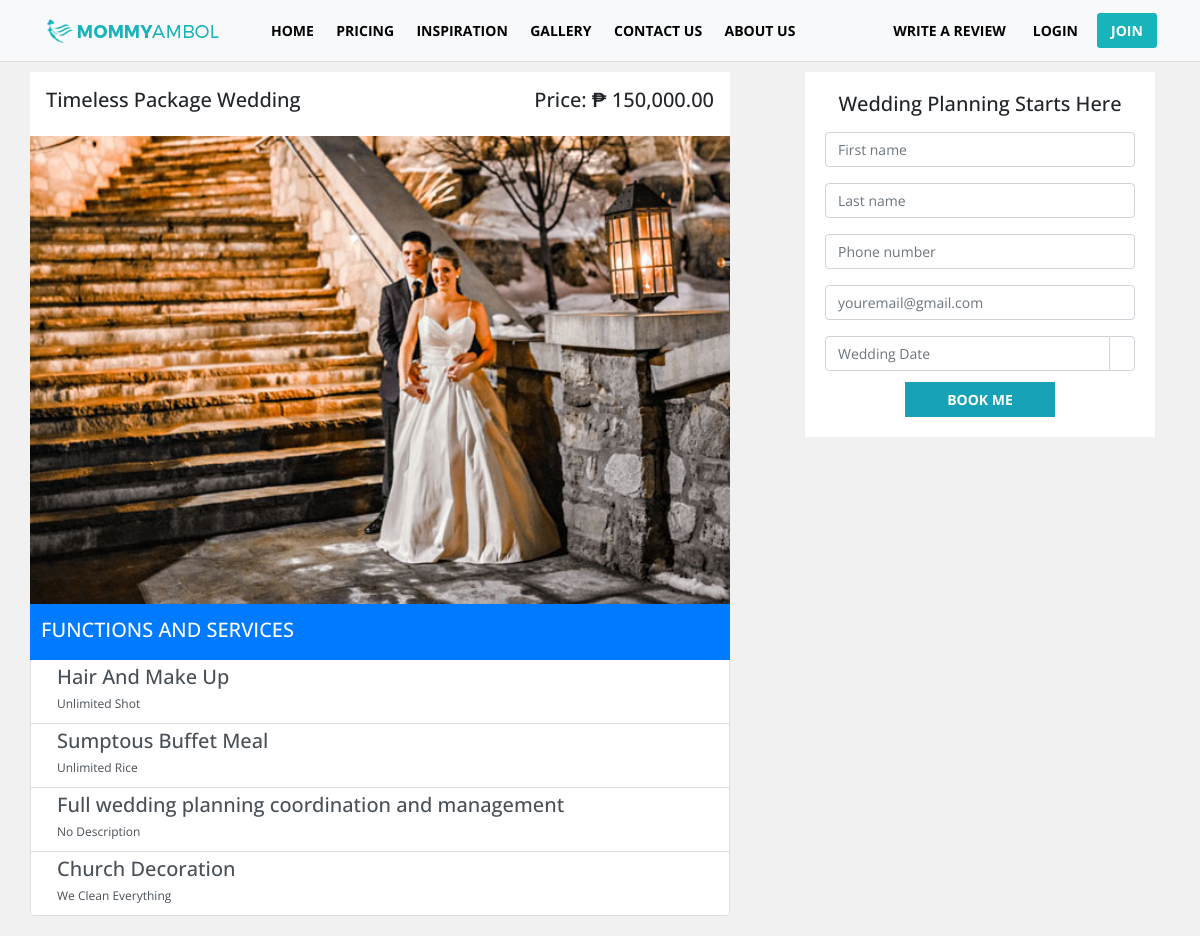
Page /package_detail.php?id=3 on the earlier database version.
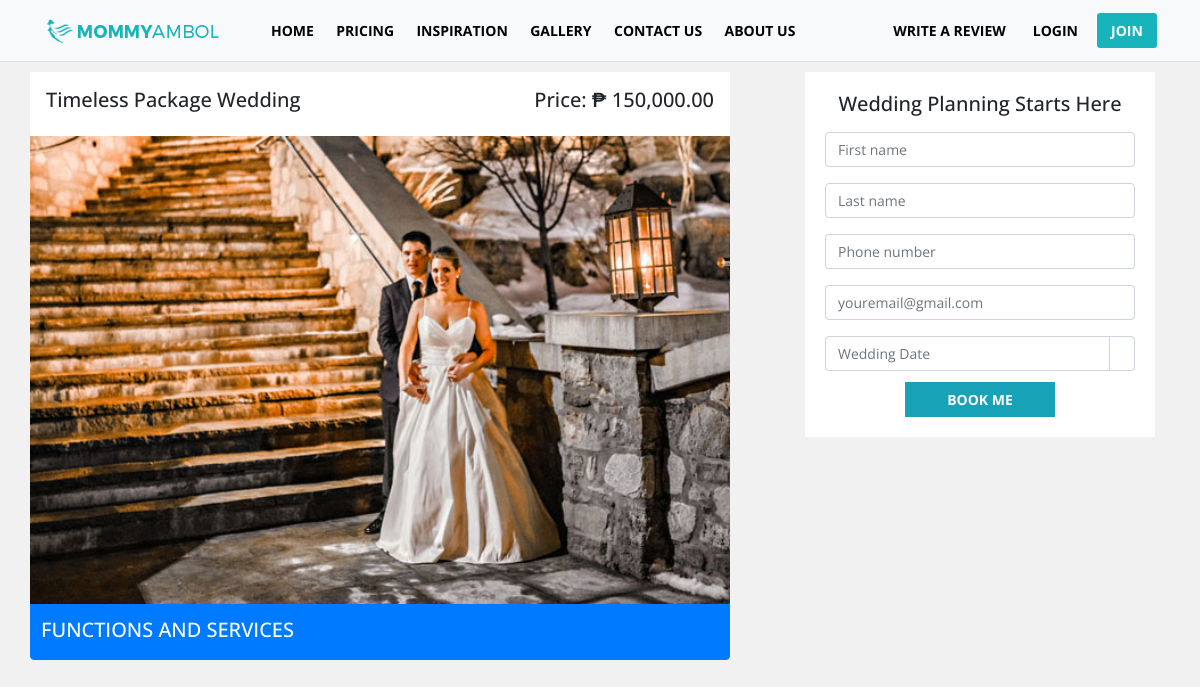
Same page on the later database version.
### tables this page shows
CREATE TABLE `tblweddingcategories` (
  `id` int(11) NOT NULL,
  `wedding_type` varchar(100) NOT NULL,
  `price` decimal(10,2) NOT NULL,
  `preview_image` text NOT NULL
);

CREATE TABLE `tbl_features` (
  `feature_id` int(11) NOT NULL,
  `category_id` int(11) NOT NULL,
  `title` varchar(100) NOT NULL,
  `description` text NOT NULL
);

### admin/include/database.php (called while the page is built, shortened)
<?php
class Database
{
    public $connection;
    public function open_connection()
    {
        $this->connection = mysqli_connect(DB_HOST, DB_USER, DB_PASS, DB_NAME);
    }
    public function query($sql)
    {
        $result = mysqli_query($this->connection, $sql);
        return $result;
    }
}
$db = new Database();
?>

### admin/include/db_object.php (called while the page is built, shortened)
<?php
class DB_Object
{
    public static function find_by_id($id) {
        $the_result_array = static::find_by_query("SELECT * FROM " . static::$db_table . " WHERE id = $id ORDER BY id DESC  LIMIT 1 ");
        return !empty($the_result_array) ? array_shift($the_result_array) : false;
    }
    public static function find_by_feature_no_limit($id) {
        return static::find_by_query("SELECT * FROM " . static::$db_table . " WHERE category_id = $id ORDER BY category_id DESC");
    }
    public static function find_by_query($sql) {
        global $db;
        $result_set = $db->query($sql);
        $the_object_array = array();
        while($row = mysqli_fetch_array($result_set)) {
            $the_object_array[] = static::instantiation($row);
        }
        return $the_object_array;
    }
    public static function instantiation($the_record){
        $the_object = new $calling_class;
        foreach($the_record as $the_attribute => $value)
        {
            if($the_object->has_the_attribute($the_attribute)) {
                $the_object->$the_attribute = $value;
            }
        }
        return $the_object;
    }
    private function has_the_attribute($the_attribute) {
        $object_properties = get_object_vars($this);
        return array_key_exists($the_attribute, $object_properties);
    }
}
?>

### admin/include/Categories.php (called while the page is built, shortened)
<?php
class Category extends DB_Object
{
    public $preview_image;
    public $upload_directory = "upload/categories";
    public $image_placeholder = "http://placehold.it/300x300&text=images";
    public function preview_image_picture() {
        return empty($this->preview_image) ? $this->image_placeholder : $this->upload_directory. '/' .$this->preview_image;
    }
}
?>

### package_detail.php (the view, shortened to what this page needs)
<?php
    $id = $_GET['id'];
    $category = Category::find_by_id($id);
?>
<!doctype html>
<html lang="en">
<head>
    <link rel="stylesheet" type="text/css"
          href="https://cdn.materialdesignicons.com/2.1.19/css/materialdesignicons.min.css">
    <link rel="stylesheet" href="css/bootstrap.min.css">
    <link rel="stylesheet" href="css/style.css">
    <link rel="stylesheet" href="css/bootstrap-datepicker.css">
</head>
<body>
<?php include 'include/nav.php'; ?>
<div class="container">
     <div class="row">
        <div class="col-md-8 p-0" style="margin-bottom: 20px;">
            <div class="float-left bg-white">
                <h5 class="h5 text-uppercase mb-5 pt-3 pl-3 pr-3">
                    <span class="float-left text-capitalize"><?= $category->wedding_type; ?> Package Wedding</span>
                    <span class="float-right text-capitalize">Price: ₱ <?= number_format($category->price,2); ?></span>
                </h5>
                <img src="admin/<?= $category->preview_image_picture(); ?>" style="width: 700px;" alt="">
                <ul class="list-group">
                        <li class="list-group-item list-group-item-action flex-column align-items-start active">
                            <div class="d-flex w-100 justify-content-between">
                                <h5 class="mb-1 pt-2 pb-2">FUNCTIONS AND SERVICES</h5>
                            </div>
                        </li>
                    <?php $feature = Features::find_by_feature_no_limit($category->id); ?>
                        <?php foreach ($feature as $feature_item) : ?>
                            <li class="list-group-item list-group-item-action flex-column align-items-start">
                                <div class="d-flex w-100 justify-content-between">
                                    <h5 class="mb-1"><i class="mdi mdi-check mr-3"></i><?= $feature_item->title; ?></h5>
                                </div>
                                <p class="mb-1 ml-3 text-capitalize"><?= $feature_item->description; ?></p>
                            </li>
                        <?php endforeach; ?>
                    </ul>
                </div>
            </div>
            <div class="col-md-4" style="margin-bottom: 20px;">
                    <form action="<?php echo $_SERVER['PHP_SELF']; ?>" method="post" style="background: white;padding: 20px;">
                         <h5 class="h5 text-center mb-3 m-0">Wedding Planning Starts Here</h5>
                        <div class="form-group">
                            <input type="text" class="form-control" name="user_firstname" placeholder="First name" id="user_firstname">
                        </div>
                        <div class="form-group">
                            <input type="text" id="user_lastname" class="form-control" name="user_lastname" placeholder="Last name">
                        </div>
                        <div class="form-group">
                            <input type="text" id="user_phone" class="form-control" name="user_phone" placeholder="Phone number">
                        </div>
                        <div class="form-group">
                            <input type="text" class="form-control" name="user_email" id="user_email" placeholder="youremail@gmail.com">
                        </div>
                        <div class="form-row">
                            <div class="input-group col-md-12">
                                <input type="text" class="form-control" name="wedding_date" data-provide="datepicker" id="wedding_date"
                                       placeholder="Wedding Date">
                                <div class="input-group-append">
                                    <span class="input-group-text" style="background: white;"></span>
                                </div>
                            </div>
                        </div>
                        <div class="text-center mt-3">
                            <button type="submit" name="register" class="btn btn-info btn-sm text-uppercase font-weight-bold"
                                    style="margin-top: -5px;">Book me
                            </button>
                        </div>
                    </form>
            </div>
        </div>
</div>
</body>
</html>

### include/nav.php (shortened to what this page needs)
<nav class="navbar navbar-expand-lg navbar-light fixed-top bg-light">
    <div class="container-fluid">
        <a class="navbar-brand" href="index.php"><img src="images/logo/MOMMYAMBOL.png" alt=""></a>
        <div class="collapse navbar-collapse" id="navbarNavDropdown">
            <ul class="navbar-nav mr-auto">
                <li class="nav-item">
                    <a class="nav-link" href="index.php">Home <span class="sr-only">(current)</span></a>
                </li>
                <li class="nav-item">
                    <a class="nav-link" href="pricing.php">Pricing</a>
                </li>
                <li class="nav-item">
                    <a class="nav-link" href="real-weddings.php">Inspiration</a>
                </li>
                <li class="nav-item">
                    <a class="nav-link" href="gallery.php">Gallery</a>
                </li>
                <li class="nav-item">
                    <a class="nav-link" href="contact.php">Contact us</a>
                </li>
                <li class="nav-item">
                    <a class="nav-link" href="about.php">About us</a>
                </li>
            </ul>
            <div class="form-inline mr-2">
                <a class="mr-2" href="submit">
                    <i class="mdi mdi-star-outline" id="review" aria-hidden="true"></i> Write a review</a>
                <a class="btn btn-sm my-2 my-sm-0" href="admin/login.php">
                    Login
                </a>
                <a class="btn btn-sm my-2 my-sm-0 mr-2 loginbtn" href="sign_up.php">Join</a>
            </div>
        </div>
    </div>
</nav>

### css/style.css (style rules this page uses)
body { font-family: 'Open Sans', 'Roboto', sans-serif !important; }
.navbar-light .navbar-brand { color: #1a1a1a !important; font-weight: bold !important; line-height: 22px !important; }
.navbar { font-weight: 700 !important; padding: 12px !important; font-style: normal !important; font-size: 14px !important; text-transform: uppercase !important; color: black !important; border-bottom: 1px solid #ddd !important; }
li.nav-item > a.nav-link { color: black !important; font-weight: bold !important; }
.form-inline > a.mr-2, .btn.btn-sm.my-2.my-sm-0 { color:black; font-size: 14px; font-weight: 700; margin-left: 10px; }
a.btn.btn-sm.my-2.my-sm-0.mr-2.loginbtn { background: white; border: 2px solid #17b4bc; color: #17b4bc; }
body { font-family: 'Open Sans', 'Roboto', sans-serif; line-height: 1.5em; margin-bottom: 0%; width: 100%; margin-top: 4%; overflow-x: hidden; background: #f1f1f1; font-size: 14px; }
.navbar-light .navbar-brand { color: #1a1a1a; font-weight: bold; line-height: 22px; }
.navbar { font-weight: 700; padding: 12px; font-style: normal; font-size: 14px; text-transform: uppercase; color: black; border-bottom: 1px solid #ddd; }
.form-inline > a.mr-2, .btn.btn-sm.my-2.my-sm-0 { color: black; font-size: 14px; font-weight: 700; margin-left: 10px; }
a.btn.btn-sm.my-2.my-sm-0.mr-2.loginbtn { background: #17b4bc; font-size: 14px; color: white; padding: 5px; border: 2px solid transparent; width: 60px; }
.navbar-expand-lg .navbar-nav .nav-link { padding-right: .9rem; }
.navbar-brand { margin-left: 20px; width: 200px; }
.form-control { font-size: 14px; outline: none; }
.btn.btn-info.text-uppercase { font-size: 14px; }
.btn.btn-info.text-uppercase.font-weight-bold { width: 150px; padding: 6px; border-radius: 0; }
.list-group-item { font-size: 12px; padding: 5px 10px; }

### package_detail.php (style rules this page uses)
body { margin-top: 6%; }
.navbar-light .navbar-brand { color: #1a1a1a; font-weight: bold; line-height: 22px; }
.navbar { font-weight: 700; padding: 12px; font-style: normal; font-size: 14px; text-transform: uppercase; color: black; border-bottom: 1px solid #ddd; }
li.nav-item > a.nav-link { color: black !important; font-weight: bold !important; }
.navbar-expand-lg .navbar-nav .nav-link { padding-right: .9rem; }
.navbar-brand { margin-left: 20px; width: 200px; }
.list-group-item:first-child { border-top-left-radius: 0rem; border-top-right-radius: 0rem; }

Differences in the rows shown:
removed tbl_features: title "Hair And Make Up", description "Unlimited Shot"
removed tbl_features: title "Sumptous Buffet Meal", description "Unlimited Rice"
removed tbl_features: title "Full wedding planning coordination and management", description "No Description"
removed tbl_features: title "Church Decoration", description "We Clean Everything"
